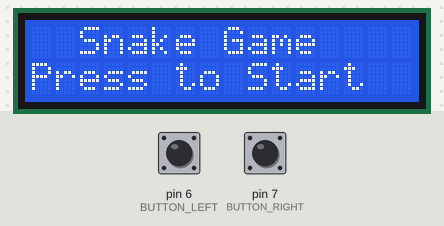
The sketch below on a simulated Arduino Uno, built with avr-gcc and run on an emulated ATmega328P. Shown: 16×2 character LCD. The test bench sets the inputs (shaded band); at power-on: pin 6 (BUTTON_LEFT) HIGH, pin 7 (BUTTON_RIGHT) HIGH. Random numbers use the default seed unless the sketch sets one.

Above: at 1.2 s.
1.3 s: pin 6 (BUTTON_LEFT) pulled LOW for 0.15 s
At 1.9 s:
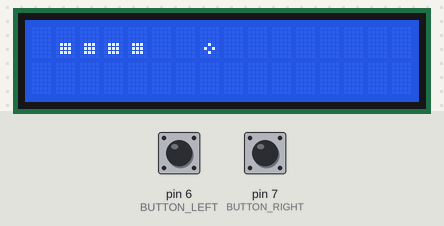
4.4 s: pin 7 (BUTTON_RIGHT) pulled LOW for 0.15 s
At 5.6 s:
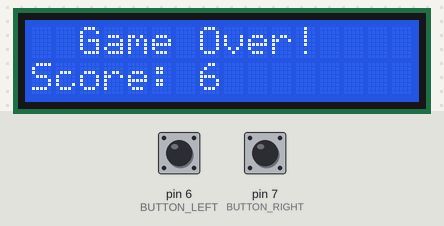
6.7 s: pin 6 (BUTTON_LEFT) pulled LOW for 1 s
At 7.4 s:
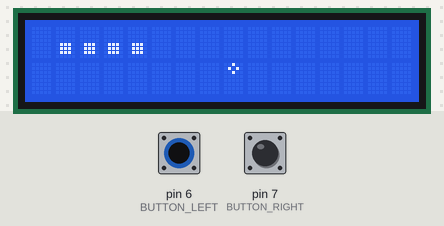
10.0 s: pin 7 (BUTTON_RIGHT) pulled LOW for 1 s
At 10.4 s:
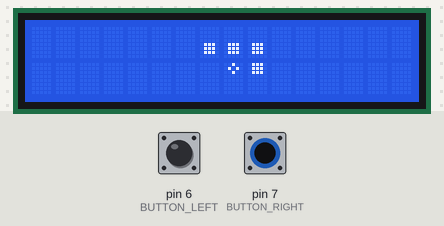
12.5 s: pin 6 (BUTTON_LEFT) pulsed LOW 5 times (0.12 s each, 0.3 s apart)
At 14.4 s:
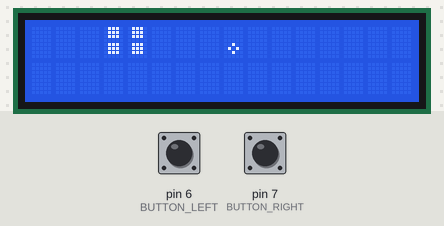
17.0 s: pin 7 (BUTTON_RIGHT) pulsed LOW 2 times (0.12 s each, 0.3 s apart)
At 18.1 s:
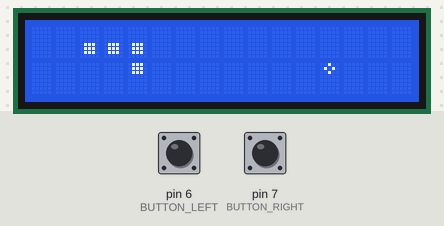
Timing chart, 0 to 20.0 s (numbered marks = the images above; inputs shaded):
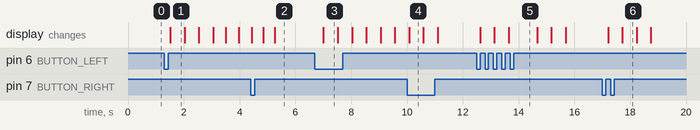

Measured:
- after the input at 1.3 s, the display: changes after 0.22 s (image 1)
- after the input at 6.7 s, the display: changes after 0.31 s (image 3)
- after the input at 12.5 s, the display: first changes after 0.12 s (image 5 shows a later state)
- after the input at 17.0 s, the display: first changes after 0.21 s (image 6 shows a later state)
- what the display in image 1 shows lasts 0.5 s, from 1.5 s to 2.0 s

The sketch:

Tutorial4-3.ino
```cpp
/*
 * Snake Game for Arduino Uno + 16x2 LCD
 *
 * WIRING INSTRUCTIONS FOR TINKERCAD:
 *
 * LCD CONNECTIONS:
 * LCD VSS (GND) → Arduino GND
 * LCD VDD (5V)  → Arduino 5V
 * LCD V0 (Contrast) → Potentiometer middle pin (outer pins to 5V and GND)
 * LCD RS  → Arduino Pin 12
 * LCD RW  → Arduino GND
 * LCD E   → Arduino Pin 11
 * LCD D4  → Arduino Pin 5
 * LCD D5  → Arduino Pin 4
 * LCD D6  → Arduino Pin 3
 * LCD D7  → Arduino Pin 2
 * LCD A (Backlight +) → Arduino 5V
 * LCD K (Backlight -) → Arduino GND
 *
 * BUTTON CONNECTIONS (with internal pull-up resistors):
 * Button 1 (LEFT): One side to Pin 6, other side to GND
 * Button 2 (RIGHT): One side to Pin 7, other side to GND
 * Note: Internal pull-up resistors are enabled in code, so buttons read LOW when pressed
 */

#include <LiquidCrystal.h>
#include <stdlib.h>

#define GRAPHIC_WIDTH 16
#define GRAPHIC_HEIGHT 4
#define BUTTON_LEFT 6
#define BUTTON_RIGHT 7
#define DEBOUNCE_DONE 0xFFFFFFFF
#define DEBOUNCE_DURATION 20

#define GRAPHIC_ITEM_NONE 0
#define GRAPHIC_ITEM_A 1
#define GRAPHIC_ITEM_B 2

#define SNAKE_LEFT 0
#define SNAKE_UP 1
#define SNAKE_RIGHT 2
#define SNAKE_DOWN 3

#define GAME_MENU 0
#define GAME_PLAY 1
#define GAME_LOSE 2
#define GAME_WIN 3

// Initialize LCD: RS=12, E=11, D4=5, D5=4, D6=3, D7=2
LiquidCrystal lcd(12, 11, 5, 4, 3, 2);

byte block[3] = {B01110,B01110,B01110};
byte apple[3] = {B00100,B01010,B00100};

unsigned long debounceCounterButtonLeft = 0;
unsigned long debounceCounterButtonRight = 0;

struct Pos {
  uint8_t x;
  uint8_t y;
};

struct Pos snakePosHistory[64];
size_t snakeLength = 0;
int snakeDirection;
struct Pos applePos;
unsigned long lastGameUpdateTick = 0;
unsigned long gameUpdateInterval = 1000;
bool thisFrameControlUpdated = false;
int gameState;
uint8_t graphicRam[4][4];

bool debounce_activate_edge(unsigned long* debounceStart){
  if(*debounceStart == DEBOUNCE_DONE){
    return false;
  }else if(*debounceStart == 0){
    *debounceStart = millis();
  }else if(millis()-*debounceStart>DEBOUNCE_DURATION){
    *debounceStart = DEBOUNCE_DONE;
    return true;
  }
  return false;
}

void debounce_deactivate(unsigned long* debounceStart){
  *debounceStart = 0;
}

void graphic_generate_characters(){
  for (int i=0; i<8; i++) {
    byte glyph[8];
    int upperIcon = (i+1)/3;
    int lowerIcon = (i+1)%3;
    memset(glyph, 0, 8);
    if(upperIcon==1) memcpy(&glyph[0], &block[0], 3);
    else if(upperIcon==2) memcpy(&glyph[0], &apple[0], 3);
    if(lowerIcon==1) memcpy(&glyph[4], &block[0], 3);
    else if(lowerIcon==2) memcpy(&glyph[4], &apple[0], 3);
    lcd.createChar(i, glyph);
  }
}

void graphic_clear(){
  memset(graphicRam, 0, sizeof(graphicRam));
}

void graphic_add_item(uint8_t x, uint8_t y, uint8_t item) {
  if(x < 16 && y < 4) {
    graphicRam[x/4][y] |= item * (1 << ((x%4)*2));
  }
}

void graphic_flush(){
  lcd.clear();
  for(int x=0; x<16; x++){
    for(int y=0; y<2; y++){
      uint8_t upperItem = (graphicRam[x/4][y*2] >> ((x%4)*2)) & 0x3;
      uint8_t lowerItem = (graphicRam[x/4][y*2+1] >> ((x%4)*2)) & 0x3;
      if(upperItem>=3) upperItem = 2;
      if(lowerItem>=3) lowerItem = 2;
      lcd.setCursor(x, y);
      if(upperItem==0 && lowerItem==0)
        lcd.write(' ');
      else
        lcd.write(byte(upperItem*3+lowerItem-1));
    }
  }
}

void game_new_apple_pos(){
  bool validApple = true;
  do{
    applePos.x = rand() % GRAPHIC_WIDTH;
    applePos.y = rand() % GRAPHIC_HEIGHT;
    validApple = true;
    for(int i=0; i<snakeLength; i++){
      if(applePos.x==snakePosHistory[i].x && applePos.y==snakePosHistory[i].y){
        validApple = false;
        break;
      }
    }
  } while(!validApple);
}

void game_init(){
  randomSeed(micros());
  gameUpdateInterval = 500;
  gameState = GAME_PLAY;
  snakePosHistory[0].x=3; snakePosHistory[0].y=1;
  snakePosHistory[1].x=2; snakePosHistory[1].y=1;
  snakePosHistory[2].x=1; snakePosHistory[2].y=1;
  snakePosHistory[3].x=0; snakePosHistory[3].y=1;
  snakeLength = 4;
  snakeDirection = SNAKE_RIGHT;
  game_new_apple_pos();
  thisFrameControlUpdated = false;
}

void game_calculate_logic() {
  if(gameState != GAME_PLAY)
    return;

  for(int i=snakeLength; i>=1; i--){
    snakePosHistory[i] = snakePosHistory[i-1];
  }
  snakePosHistory[0] = snakePosHistory[1];

  if(snakeDirection==SNAKE_LEFT) snakePosHistory[0].x--;
  else if(snakeDirection==SNAKE_UP) snakePosHistory[0].y--;
  else if(snakeDirection==SNAKE_RIGHT) snakePosHistory[0].x++;
  else if(snakeDirection==SNAKE_DOWN) snakePosHistory[0].y++;

  if(snakePosHistory[0].x >= GRAPHIC_WIDTH || snakePosHistory[0].y >= GRAPHIC_HEIGHT){
    gameState = GAME_LOSE;
    return;
  }

  for(int i=1; i<snakeLength; i++){
    if(snakePosHistory[0].x==snakePosHistory[i].x && snakePosHistory[0].y==snakePosHistory[i].y){
      gameState = GAME_LOSE;
      return;
    }
  }

  if(snakePosHistory[0].x==applePos.x && snakePosHistory[0].y==applePos.y){
    snakeLength++;
    if(gameUpdateInterval > 150)
      gameUpdateInterval = gameUpdateInterval * 9 / 10;
    if(snakeLength >= 64)
      gameState = GAME_WIN;
    else
      game_new_apple_pos();
  }
}

void game_calculate_display() {
  graphic_clear();

  if(gameState == GAME_LOSE){
    lcd.clear();
    lcd.setCursor(0, 0);
    lcd.print("  Game Over!");
    lcd.setCursor(0, 1);
    lcd.print("Score: ");
    lcd.print(snakeLength);
  }
  else if(gameState == GAME_WIN){
    lcd.clear();
    lcd.setCursor(0, 0);
    lcd.print("  You Won!");
    lcd.setCursor(0, 1);
    lcd.print("Perfect Score!");
  }
  else if(gameState == GAME_PLAY){
    for(int i=0; i<snakeLength; i++)
      graphic_add_item(snakePosHistory[i].x, snakePosHistory[i].y, GRAPHIC_ITEM_A);
    graphic_add_item(applePos.x, applePos.y, GRAPHIC_ITEM_B);
    graphic_flush();
  }
  else if(gameState == GAME_MENU){
    lcd.clear();
    lcd.setCursor(0, 0);
    lcd.print("  Snake Game");
    lcd.setCursor(0, 1);
    lcd.print("Press to Start");
  }
}

void setup() {
  lcd.begin(16, 2);
  pinMode(BUTTON_LEFT, INPUT_PULLUP);  // Enable internal pull-up
  pinMode(BUTTON_RIGHT, INPUT_PULLUP); // Enable internal pull-up
  graphic_generate_characters();
  gameState = GAME_MENU;
  game_calculate_display();
}

void loop() {
  // Left button - turn counter-clockwise (LOW when pressed with pull-up)
  if(digitalRead(BUTTON_LEFT) == LOW){
    if(debounce_activate_edge(&debounceCounterButtonLeft) && !thisFrameControlUpdated){
      if(gameState == GAME_PLAY){
        if(snakeDirection == SNAKE_LEFT) snakeDirection = SNAKE_DOWN;
        else if(snakeDirection == SNAKE_UP) snakeDirection = SNAKE_LEFT;
        else if(snakeDirection == SNAKE_RIGHT) snakeDirection = SNAKE_UP;
        else if(snakeDirection == SNAKE_DOWN) snakeDirection = SNAKE_RIGHT;
        thisFrameControlUpdated = true;
      }
      else{
        game_init();
      }
    }
  }
  else{
    debounce_deactivate(&debounceCounterButtonLeft);
  }

  // Right button - turn clockwise (LOW when pressed with pull-up)
  if(digitalRead(BUTTON_RIGHT) == LOW){
    if(debounce_activate_edge(&debounceCounterButtonRight) && !thisFrameControlUpdated){
      if(gameState == GAME_PLAY){
        if(snakeDirection == SNAKE_LEFT) snakeDirection = SNAKE_UP;
        else if(snakeDirection == SNAKE_UP) snakeDirection = SNAKE_RIGHT;
        else if(snakeDirection == SNAKE_RIGHT) snakeDirection = SNAKE_DOWN;
        else if(snakeDirection == SNAKE_DOWN) snakeDirection = SNAKE_LEFT;
        thisFrameControlUpdated = true;
      }
      else{
        game_init();
      }
    }
  }
  else{
    debounce_deactivate(&debounceCounterButtonRight);
  }

  if(millis() - lastGameUpdateTick > gameUpdateInterval){
    game_calculate_logic();
    game_calculate_display();
    lastGameUpdateTick = millis();
    thisFrameControlUpdated = false;
  }
}
```
